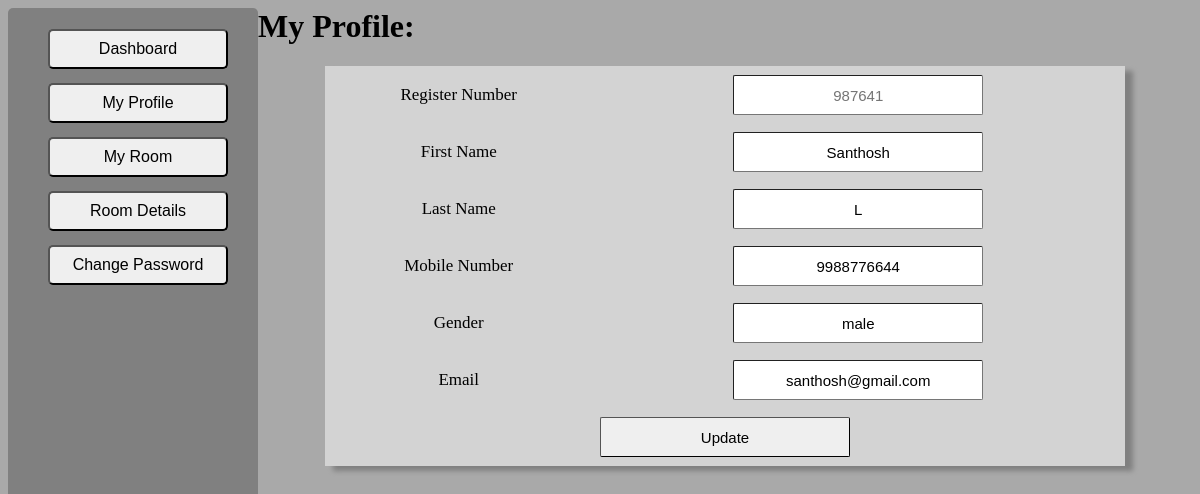
Screenshot of /profile.php (signed in) with the database file from the repository.
### tables this page shows
CREATE TABLE `users` (
  `ID` int(11) NOT NULL,
  `REGISTRATION` int(6) NOT NULL,
  `FIRSTNAME` varchar(50) DEFAULT NULL,
  `LASTNAME` varchar(40) DEFAULT NULL,
  `GENDER` varchar(10) DEFAULT NULL,
  `CONTACT` varchar(10) DEFAULT NULL,
  `EMAIL` varchar(30) DEFAULT NULL,
  `PASSWORD` varchar(100) DEFAULT NULL
);

### profile.php (the view, shortened to what this page needs)
<html>
<head>
<?php
include('config.php');
$u=$_SESSION['rgt'];
$sql="select*from users where REGISTRATION='$u'";
$result=mysqli_query($con,$sql);
$re=mysqli_fetch_array($result);
?>
</head>
<body>
<nav style="float:left;height:100%;width:250px;background-color:grey;border-radius:5px;">
<ul>
<li><button onclick="window.location.href='dashboard.php'">Dashboard</button></li>
<li><button onclick="window.location.href='profile.php'">My Profile</button></li>
<li><button onclick="window.location.href='room.php'">My Room</button></li>
<li><button onclick="window.location.href='details.php'">Room Details</button></li>
<li><button onclick="window.location.href='cpassword.php'">Change Password</button></li>
</ul>
</nav>
<h1>My Profile:</h1>
<center>
<table border="2">
<form method="POST">
<tr><td><label>Register Number</label></td><td><input type="tel" name="reg" id="r" placeholder="<?php echo $re['REGISTRATION'];?>" oninput="third();"><p id="rg"></p></td></tr>
<tr><td><label>First Name</label></td><td><input type="text" name="fname" id="f" value="<?php echo $re['FIRSTNAME'];?>" placeholder="Enter First Name" oninput="first();"><p id='fi'></p></td></tr>
<tr><td><label>Last Name</label></td><td><input type="text" name="lname" id="l" value="<?php echo $re['LASTNAME'];?>" placeholder="Enter Last Name" oninput="second();"><p id="la"></p></td></tr>
<tr><td><label>Mobile Number</label></td><td><input type="tel" name="mob" id="m" value="<?php echo $re['CONTACT'];?>" placeholder="Enter Mobile Number" oninput="four();"><p id="mn"></p></td></tr>
<tr><td><label>Gender</label></td><td><input type="text" name="gen" value="<?php echo $re['GENDER'];?>" ></td></tr>
<tr><td><label>Email</label></td><td><input type="email" name="mail" id="ma" value="<?php echo $re['EMAIL'];?>" placeholder="Enter EmailID" oninput="five();"><p id="mm"></p></td></tr>
<tr><td colspan="2"><input type="submit" name="submit" value="Update" id="sub"></td></tr>
</form>
</table>
</center>
</body>
</html>

### profile.php (style rules this page uses)
li { padding-top:5px;margin-top:5px;margin-right:30px;list-style:none;height:44px;border-radius:5px; }
table { width:800px;box-shadow:8px 5px 5px grey;cursor:pointer; }
table,td { padding:8px;border:0.5px solid lightgrey;border-collapse:collapse;text-align:center; }
tr { font-size:17px;background-color:lightgrey; }
input { height:40px;width:250px;border-radius:2px;text-align:center;border-width:1px;font-size:15px; }
button { height:40px;width:180px;font-size:16px;border-radius:5px; }
body { background-color:darkgrey; }

### rows the page displays
users: reg "987641", fname "Santhosh", lname "L", mob "9988776644", gen "male", mail "santhosh@gmail.com"
